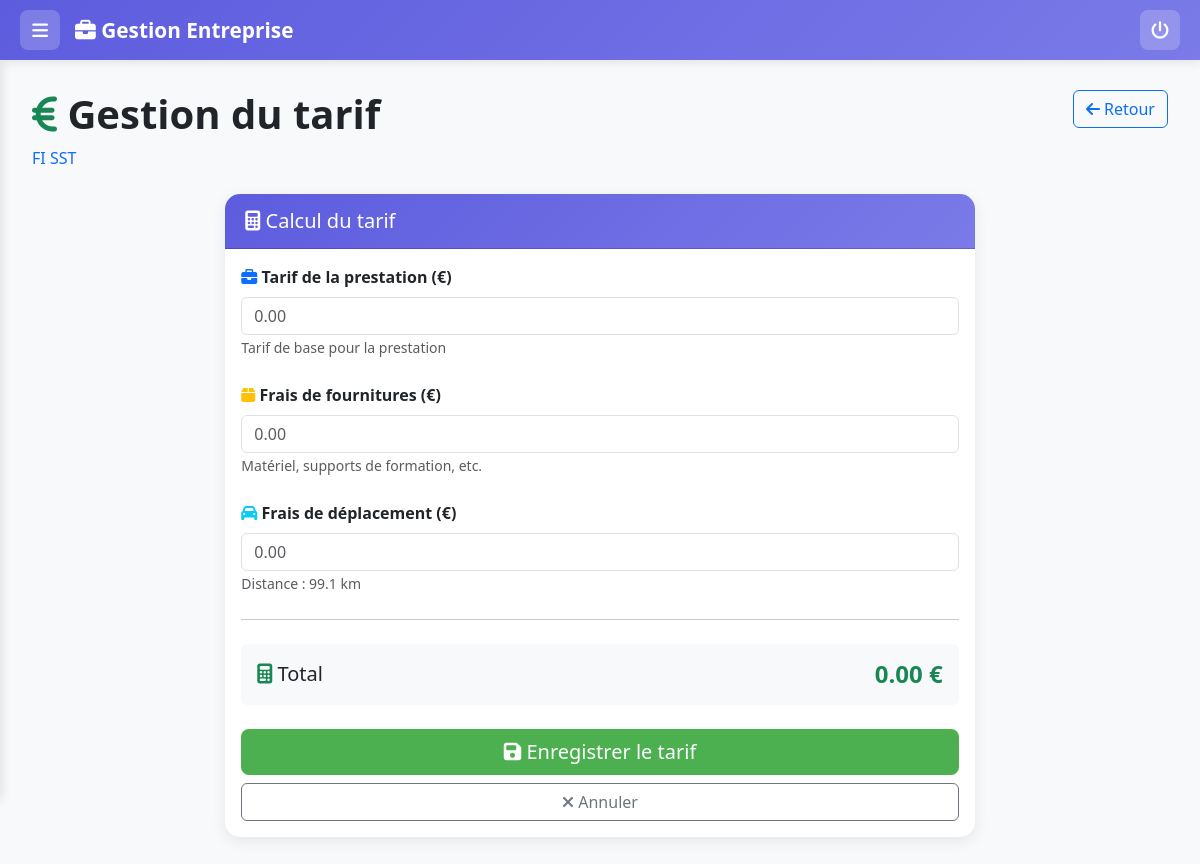
Page /prestation/2/tarif on the committed database.
### app.py (models this page shows, shortened)
class Prestation(db.Model):
    __tablename__ = 'prestations'
    id = db.Column(db.Integer, primary_key=True)
    client_id = db.Column(db.Integer, db.ForeignKey('clients.id'), nullable=False)
    demandeur = db.Column(db.String(200))  # Nom du demandeur si différent du client
    date_demande = db.Column(db.Date)  # Date de la demande
    reference_commande = db.Column(db.String(100))  # Référence de la commande
    theme_prestation = db.Column(db.String(50), nullable=False)  # Thème/Famille (Formation, Service, Audit)
    domaine_prestation = db.Column(db.String(100))  # Domaine (ex: Secourisme, Incendie, Prévention)
    type_prestation = db.Column(db.String(100))  # Type précis (ex: FI SST, MAC SST, DUERP)
    titre = db.Column(db.String(200), nullable=False)
    description = db.Column(db.Text)
    date_debut = db.Column(db.DateTime, nullable=False)
    date_fin = db.Column(db.DateTime)
    duree_heures = db.Column(db.Float)
    creneau = db.Column(db.String(20))  # "Matin", "Après-midi", "Journée", "Personnalisé"
    journee_entiere = db.Column(db.Boolean, default=False)  # Si la prestation dure toute la journée
    lieu = db.Column(db.String(200))
    adresse_prestation = db.Column(db.Text)
    code_postal_prestation = db.Column(db.String(10))
    ville_prestation = db.Column(db.String(100))
    distance_km = db.Column(db.Float)
    duree_trajet_minutes = db.Column(db.Integer)  # Durée du trajet en minutes
    nb_stagiaires = db.Column(db.Integer)  # Nombre de stagiaires
    nb_repas = db.Column(db.Integer)  # Nombre de repas
    nb_hebergements = db.Column(db.Integer)  # Nombre d'hébergements
    tarif_horaire = db.Column(db.Float)
    tarif_total = db.Column(db.Float)
    frais_fournitures = db.Column(db.Float)  # Frais de fournitures
    frais_deplacement = db.Column(db.Float)  # Frais de déplacement
    statut_paiement = db.Column(db.String(50))  # En attente, Payé, Partiel, En retard
    statut_facture = db.Column(db.String(50))  # Non envoyée, Envoyée, Payée, En retard
    statut_devis = db.Column(db.String(50))  # Non envoyé, Envoyé, Accepté, Refusé
    statut = db.Column(db.String(50), default='Planifiée')  # Planifiée, En cours, Terminée, Annulée
    date_creation = db.Column(db.DateTime, default=datetime.utcnow)
    commentaires = db.Column(db.Text)  # Remplace 'notes'
    notes = db.Column(db.Text)  # Gardé pour compatibilité
    titre_tache = db.Column(db.String(200))
    description_tache = db.Column(db.Text)
    date_debut_tache = db.Column(db.DateTime)
    date_echeance_tache = db.Column(db.DateTime)
    priorite_tache = db.Column(db.String(50), default='Moyenne')  # Basse, Moyenne, Haute
    statut_tache = db.Column(db.String(50), default='À faire')  # À faire, En cours, Terminée
    gcal_event_id = db.Column(db.String(500))  # ID de l'événement Google Calendar
    gcal_synced = db.Column(db.Boolean, default=False)  # Si la prestation est synchronisée
    gcal_last_sync = db.Column(db.DateTime)  # Date de dernière synchronisation
    calendrier_id = db.Column(db.String(500))  # ID du calendrier Google dédié à cette prestation
    documents = db.relationship('Document', backref='prestation', lazy=True, cascade='all, delete-orphan')
    gcal_blocages = db.relationship('GcalBlocage', backref='prestation', lazy=True, cascade='all, delete-orphan')
    sessions = db.relationship('SessionPrestation', backref='prestation', lazy=True, cascade='all, delete-orphan', order_by='SessionPrestation.ordre')
    lignes_tarif_deplacement = db.relationship('LignePrestationDeplacement', backref='prestation', lazy=True, cascade='all, delete-orphan')
    lignes_tarif_fourniture = db.relationship('LignePrestationFourniture', backref='prestation', lazy=True, cascade='all, delete-orphan')
    lignes_tarif_prestation = db.relationship('LignePrestationTarif', backref='prestation', lazy=True, cascade='all, delete-orphan')

### app.py (the view, shortened to what this page needs)
@app.route('/prestation/<int:prestation_id>/tarif', methods=['GET', 'POST'])
def prestation_tarif(prestation_id):
    prestation = Prestation.query.get_or_404(prestation_id)
    return render_template('prestation_tarif.html', prestation=prestation)

### templates/prestation_tarif.html (shortened to what this page needs)
{% extends "base.html" %}
{% block content %}
<div class="row mb-4">
    <div class="col-md-8">
        <div class="d-flex justify-content-between align-items-center mb-2">
            <h1 class="display-6 fw-bold text-dark mb-0">
                <i class="fas fa-euro-sign text-success"></i> Gestion du tarif
            </h1>
        </div>
        <p class="text-muted mb-0">
            <a href="{{ url_for('prestation_detail', prestation_id=prestation.id) }}" class="text-decoration-none">
                {{ prestation.titre }}
            </a>
        </p>
    </div>
    <div class="col-md-4 text-md-end mt-3 mt-md-0">
        <a href="{{ url_for('prestation_detail', prestation_id=prestation.id) }}" class="btn btn-outline-primary">
            <i class="fas fa-arrow-left"></i> Retour
        </a>
    </div>
</div>
<div class="row">
    <div class="col-lg-8 mx-auto">
        <div class="card">
            <div class="card-header bg-success text-white">
                <h5 class="mb-0"><i class="fas fa-calculator"></i> Calcul du tarif</h5>
            </div>
            <div class="card-body">
                <form method="POST" action="{{ url_for('prestation_tarif', prestation_id=prestation.id) }}">
                    <div class="mb-4">
                        <label for="tarif_total" class="form-label fw-bold">
                            <i class="fas fa-briefcase text-primary"></i> Tarif de la prestation (€)
                        </label>
                        <input type="number" step="0.01" class="form-control" id="tarif_total" name="tarif_total"
                               value="{{ prestation.tarif_total if prestation.tarif_total else '' }}"
                               placeholder="0.00">
                        <small class="text-muted">Tarif de base pour la prestation</small>
                    </div>
                    <div class="mb-4">
                        <label for="frais_fournitures" class="form-label fw-bold">
                            <i class="fas fa-box text-warning"></i> Frais de fournitures (€)
                        </label>
                        <input type="number" step="0.01" class="form-control" id="frais_fournitures" name="frais_fournitures"
                               value="{{ prestation.frais_fournitures if prestation.frais_fournitures else '' }}"
                               placeholder="0.00">
                        <small class="text-muted">Matériel, supports de formation, etc.</small>
                    </div>
                    <div class="mb-4">
                        <label for="frais_deplacement" class="form-label fw-bold">
                            <i class="fas fa-car text-info"></i> Frais de déplacement (€)
                        </label>
                        <input type="number" step="0.01" class="form-control" id="frais_deplacement" name="frais_deplacement"
                               value="{{ prestation.frais_deplacement if prestation.frais_deplacement else '' }}"
                               placeholder="0.00">
                        <small class="text-muted">
                            {% if prestation.distance_km %}
                                Distance : {{ "%.1f"|format(prestation.distance_km) }} km
                            {% endif %}
                        </small>
                    </div>
                    <hr class="my-4">
                    <div class="mb-4 p-3 bg-light rounded">
                        <div class="d-flex justify-content-between align-items-center">
                            <h5 class="mb-0"><i class="fas fa-calculator text-success"></i> Total</h5>
                            <h4 class="mb-0 text-success fw-bold" id="total_calcule">
                                {{ "%.2f"|format((prestation.tarif_total or 0) + (prestation.frais_fournitures or 0) + (prestation.frais_deplacement or 0)) }} €
                            </h4>
                        </div>
                    </div>
                    <div class="d-grid gap-2">
                        <button type="submit" class="btn btn-success btn-lg">
                            <i class="fas fa-save"></i> Enregistrer le tarif
                        </button>
                        <a href="{{ url_for('prestation_detail', prestation_id=prestation.id) }}" class="btn btn-outline-secondary">
                            <i class="fas fa-times"></i> Annuler
                        </a>
                    </div>
                </form>
            </div>
        </div>
    </div>
</div>
{% endblock %}

### templates/base.html (style rules this page uses)
:root { --primary-color: #5D5CDE; --secondary-color: #4CAF50; --danger-color: #F44336; --warning-color: #FF9800; --dark-color: #2C3E50; --light-bg: #F8F9FA; --sidebar-width: 260px; --sidebar-collapsed-width: 0px; --header-height: 60px; }
body { font-family: 'Segoe UI', Tahoma, Geneva, Verdana, sans-serif; background-color: var(--light-bg); margin: 0; padding: 0; }
.card { border: none; border-radius: 15px; box-shadow: 0 4px 15px rgba(0,0,0,0.08); transition: transform 0.3s, box-shadow 0.3s; margin-bottom: 20px; }
.card-header { background: linear-gradient(135deg, var(--primary-color) 0%, #7B7AE8 100%); color: white; border-radius: 15px 15px 0 0 !important; font-weight: 600; padding: 15px 20px; }
.btn-success { background: var(--secondary-color); border: none; border-radius: 8px; }

### rows in the picture
Prestation: titre "FI SST", distance_km "99.1", tarif_total+frais_fournitures+frais_deplacement "0.00"
